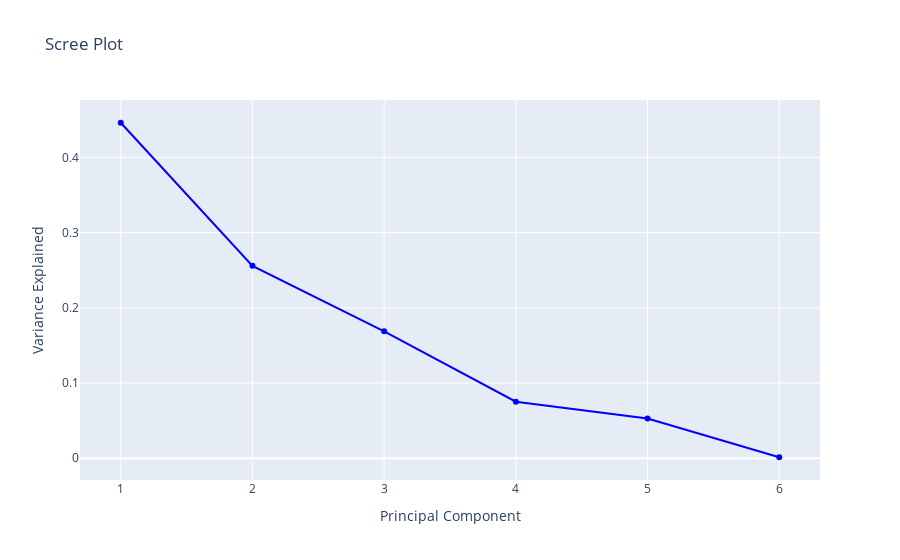

This figure's notebook cell:
### Code cell
### scree with plotly ###
pc_values = np.arange(pca.n_components_) + 1

fig = px.line(x=pc_values, y=pca.explained_variance_ratio_, markers=True, 
              title='Scree Plot', labels={'x': 'Principal Component', 'y': 'Variance Explained'})
fig.update_traces(line=dict(color='blue', width=2))

fig.show()

### Figure 1 — Plotly figure (JSON) as saved in the notebook; plotly's stock layout.template omitted (floating-point values rounded to 4 significant figures)
{"data": [{"hovertemplate": "Principal Component=%{x}<br>Variance Explained=%{y}<extra></extra>", "legendgroup": "", "line": {"color": "blue", "dash": "solid", "width": 2}, "marker": {"symbol": "circle"}, "mode": "markers+lines", "name": "", "orientation": "v", "showlegend": false, "type": "scatter", "x": [1, 2, 3, 4, 5, 6], "xaxis": "x", "y": [0.4461, 0.2558, 0.1687, 0.0751, 0.05292, 0.001303], "yaxis": "y"}], "layout": {"legend": {"tracegroupgap": 0}, "title": {"text": "Scree Plot"}, "xaxis": {"anchor": "y", "domain": [0, 1], "title": {"text": "Principal Component"}}, "yaxis": {"anchor": "x", "domain": [0, 1], "title": {"text": "Variance Explained"}}}}
